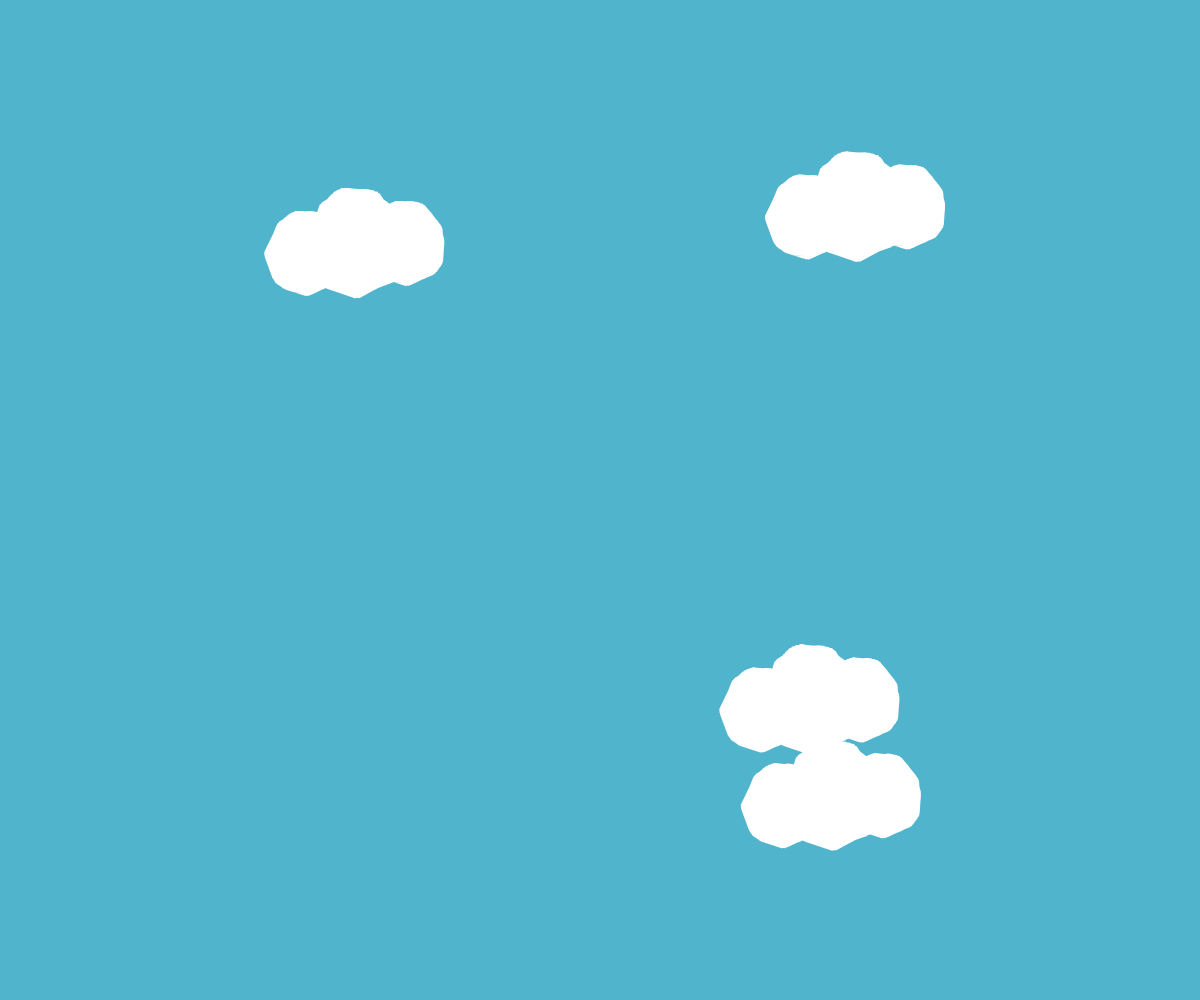
Frame 1 (no input)
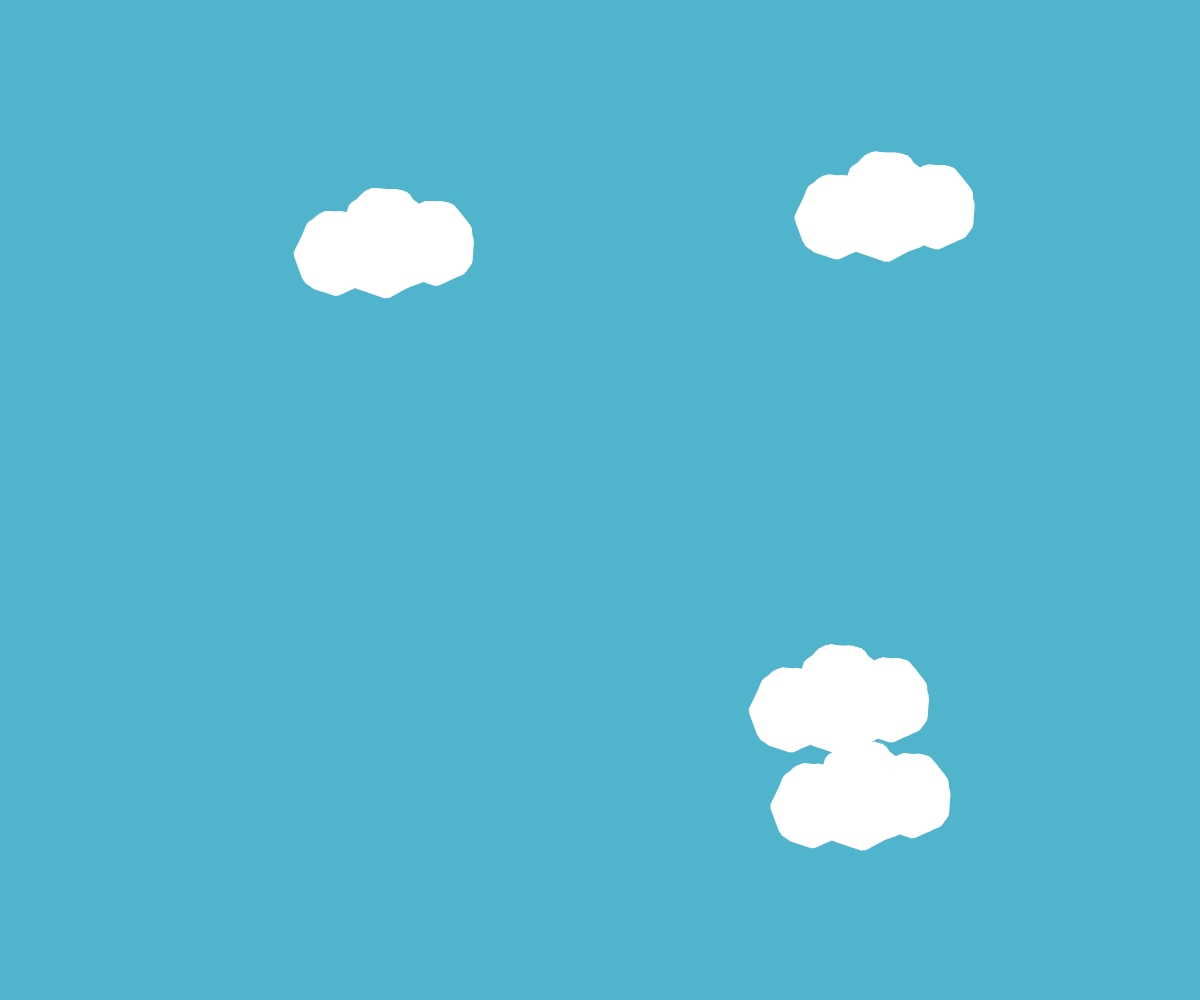
Frame 60 (no input)
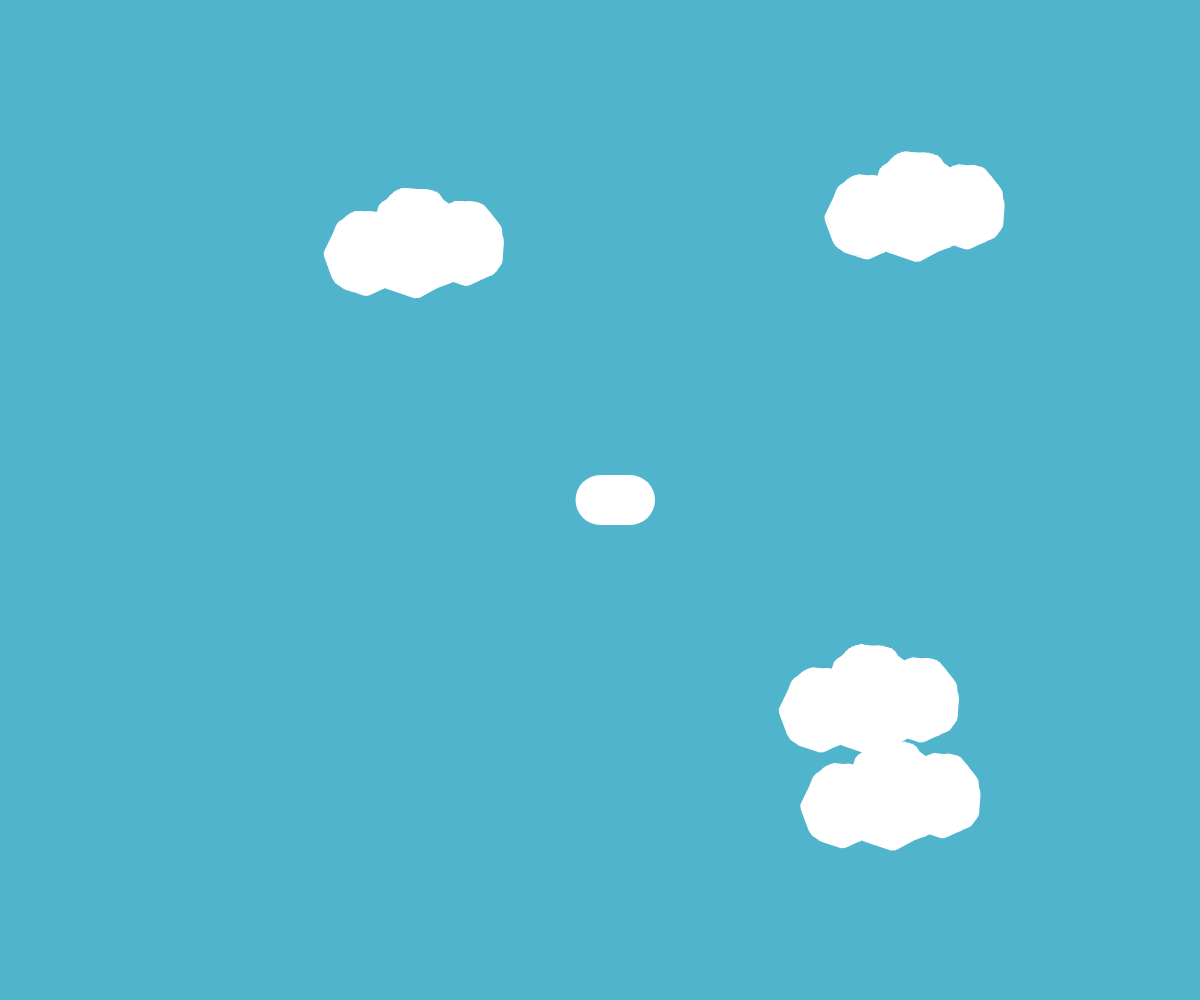
Frame 120 (the mouse pressed at the canvas centre since frame 60)

The p5.js sketch that drew these frames (run headless with seeded random() and noise() and a simulated clock; from frame 60 on, the mouse is pressed at the canvas centre):

// p5.js sketch
// ── sketch.js
var clouds = [];
var drawing = [];
var currentPath = [];
  var delta = 0;
//tracks how long since lastframe
var lastFrame = 0;
//lastframe is when draw was last executed
var accumulator = 0;

function setup() {
	canvas = createCanvas(windowWidth, windowHeight);
    canvas.mousePressed(startPath);
  
    let cloudsAmount = 4;
  //if there is less items in the array than cloudsAmount add new cloud
    for (let i = 0; i < cloudsAmount; i++) {
    clouds[i] = new Cloud();
  }
}

function draw() {
	background(80, 180, 205);

  
	for (i = 0; i < clouds.length; i++) {
		var currentObj = clouds[i]; //array
		
      // cloud(currentObj.xpos, currentObj.ypos, currentObj.size);             
      
      //cloud object
		currentObj.xpos += 0.5; //speed on x axis
		currentObj.ypos += random(-0.5, 0.5); //speed on y axis
      
      clouds[i].display();
      clouds[i].move();
      clouds[i].update();
      
      
		// if (clouds[i].xpos > width+20) {
		// 	clouds.splice(i, 1);
		// } //if clouds exceed width border delete
	}
  
  
  //drawing
  if (mouseIsPressed) {
    var point = {
      x: mouseX,
      y: mouseY
    };
    currentPath.push(point);
  }

  stroke(255);
  strokeWeight(50);
  noFill();
  
  for (var i = 0; i < drawing.length; i++) {
    var path = drawing[i];
    
    beginShape();
    for (var j = 0; j < path.length; j++) {
      vertex(path[j].x +=0.5, path[j].y); //path.x moves at 0.5 speed
      
    }
    endShape();
  }
  
  
}

function startPath() {
  currentPath = [];
  drawing.push(currentPath);
}

// function cloud(x, y, size) {
// 	fill(255, 255, 255);
//     stroke(255);
//     noSmooth();
// 	ellipse(x, y, size, size);
//     ellipse(x+5, y+10, size, size);
  
// }

class Cloud {
  constructor() {
    this.x = random(width);
    this.y = random(height);
    this.diameter = random(50, 100);
    this.xadd = random(-50, 50);
    this.yadd = random(-20, 20);
  }
  
    update() {
    if (this.x > width+200) {
    this.x = random(-200,-30);
    this.y = random(height);
    this.xadd = random(-50, 50);
    this.yadd = random(-20, 20);
    }
  }

  move() {
    this.x += 0.5;
  }

  display() {
    fill(255, 255, 255);
    noStroke();
    noSmooth();
  beginShape();
    
    for(let a = 0; a < 100; a+=0.5){
      let xoff = cos(a) + 1;
      let yoff = sin(a) + 1;
      let r = map(noise(xoff, yoff ), 0 , 1 , 70 , 30 );
      let x = r * cos(a);
      let y = r * sin(a);
      vertex(x+this.x,y+this.y);
    }
    for(let a = 0; a < 100; a+=0.5){
      let xoff = cos(a) + 1;
      let yoff = sin(a) + 1;
      let r = map(noise(xoff, yoff ), 0 , 1 , 50 , 30 );
      let x = r * cos(a);
      let y = r * sin(a);
      vertex(x+this.x+50,y+this.y);
    }
    for(let a = 0; a < 100; a+=0.5){
      let xoff = cos(a) + 1;
      let yoff = sin(a) + 1;
      let r = map(noise(xoff, yoff ), 0 , 1 , 50 , 30 );
      let x = r * cos(a);
      let y = r * sin(a);
      vertex(x+this.x-50,y+this.y+10);
    }
    endShape();
  }
}

// function mouseReleased() {
// 	var newCloud = {
// 		xpos: mouseX,
// 		ypos: mouseY,
// 		size: random(30, 100)
// 	};
// 	clouds.push(newCloud);
// }
